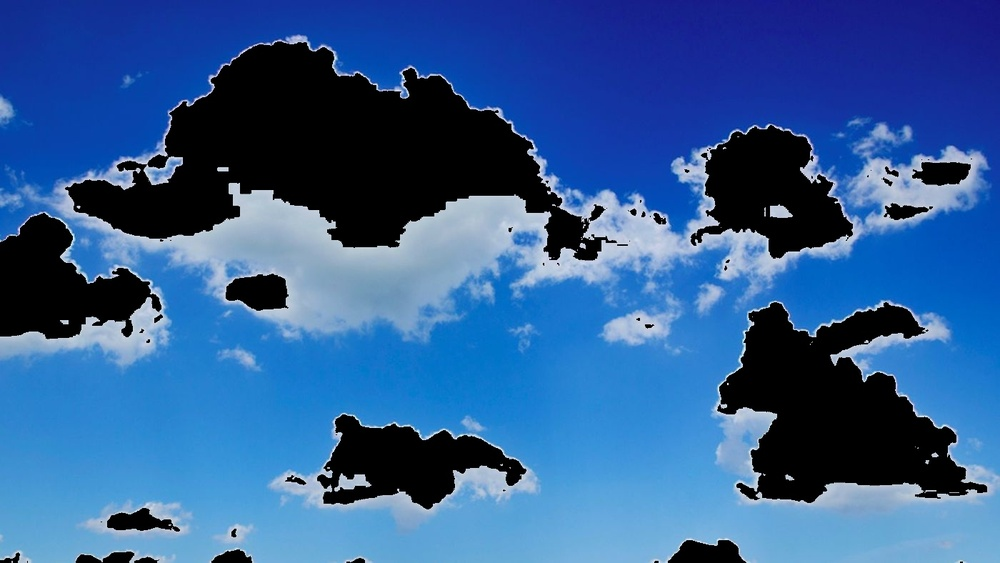
#> input picture train2.jpg, 1000 x 563 px, shrunk from 1400 x 788 before the run, found by its file name
$ python cloud_recon.py
#> lines starting #> are read from the running program, lines starting #| are printed output that depends on the picture; after the words box and inside, x2 and y2 are one past the last pixel; in counts of white or black regions, pixels touching at a corner belong together
import cv2
import numpy as np

img = cv2.imread('/home/rdfilippo/Desktop/Scuola/AstroPi/src/train2.jpg', 1)
#> img is the input picture: shape (563, 1000, 3); mean B, G, R 149.8, 93, 48.3
hsv=cv2.cvtColor(img,cv2.COLOR_BGR2HSV)
#> hsv: shape (563, 1000, 3); mean H, S, V 88.3, 150.7, 149.9

white = np.array([255,255,255])
lowerBound = np.array([30,30,30])

mask = cv2.inRange(hsv, lowerBound, white)
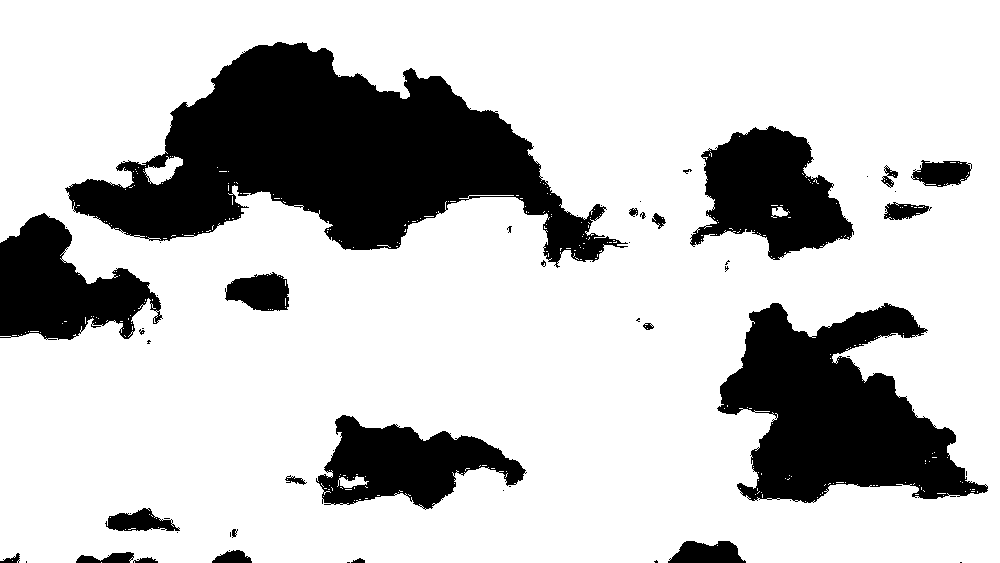
#> mask: shape (563, 1000); 76.8% white; 61 black regions (37 under 20 px), largest, box (x1, y1, x2, y2) and area: (65, 42, 628, 268) 57910, (717, 303, 988, 503) 30102, (690, 126, 854, 260) 12876

res = cv2.bitwise_and(img, img, mask=mask)
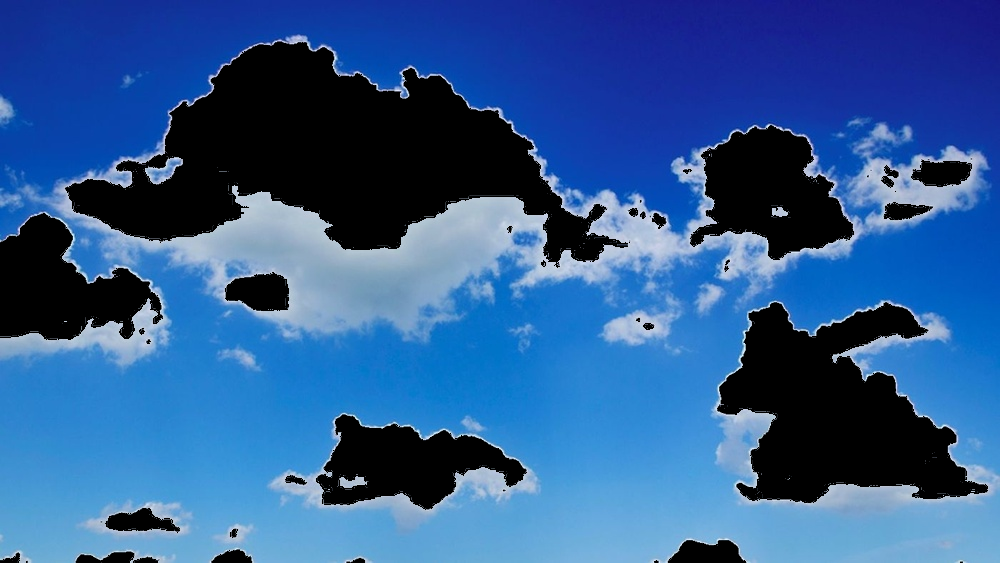
#> res: shape (563, 1000, 3); mean B, G, R 147.5, 90.8, 46.2
cv2.imwrite("/home/rdfilippo/Desktop/Scuola/AstroPi/src/train2.jpg", res)

cv2.imshow("mywindow", res)

cv2.waitKey(0)

$ run again, with train1.jpg copied over train2.jpg
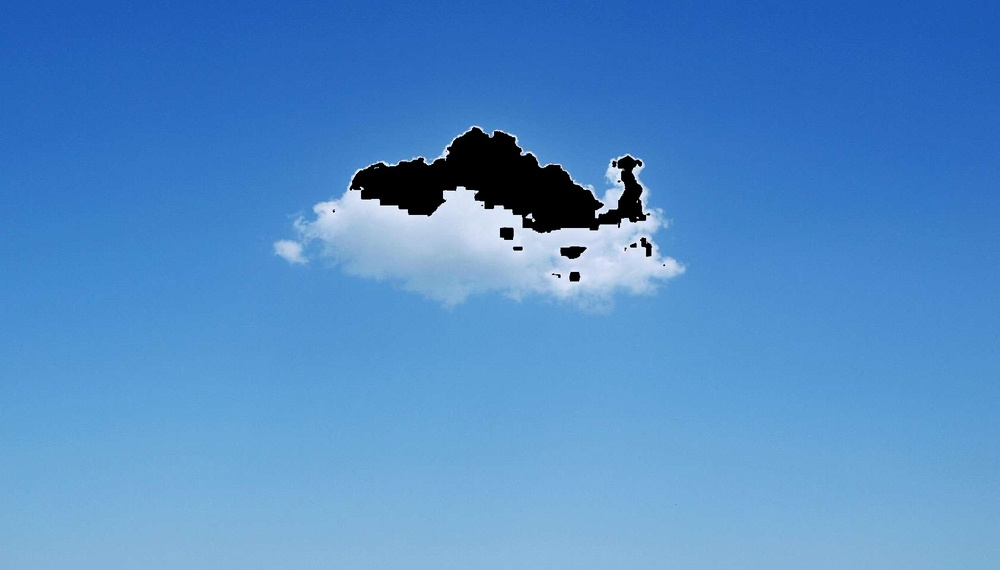
#> input picture train1.jpg, 1000 x 570 px, shrunk from 1684 x 960 before the run, found by its file name
#> img is the input picture: shape (570, 1000, 3); mean B, G, R 200.9, 140.6, 82.2
#> hsv: shape (570, 1000, 3); mean H, S, V 103.2, 151.2, 200.9
#> `mask = cv2.inRange(hsv, lowerBound, white)`:
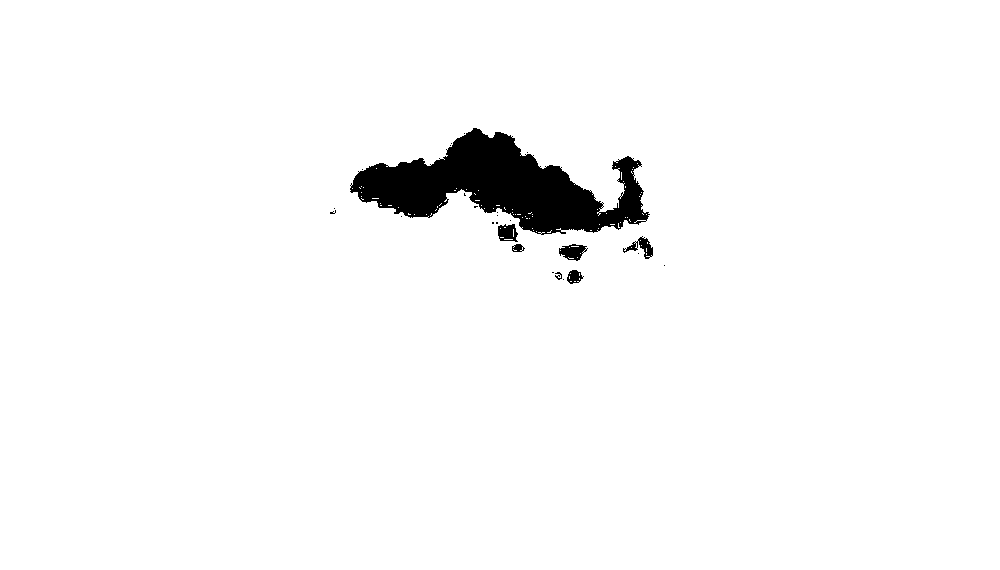
#> mask: shape (570, 1000); 97.1% white; 26 black regions (19 under 20 px), largest, box (x1, y1, x2, y2) and area: (350, 128, 650, 235) 15432, (559, 244, 588, 261) 300, (498, 224, 518, 242) 263
